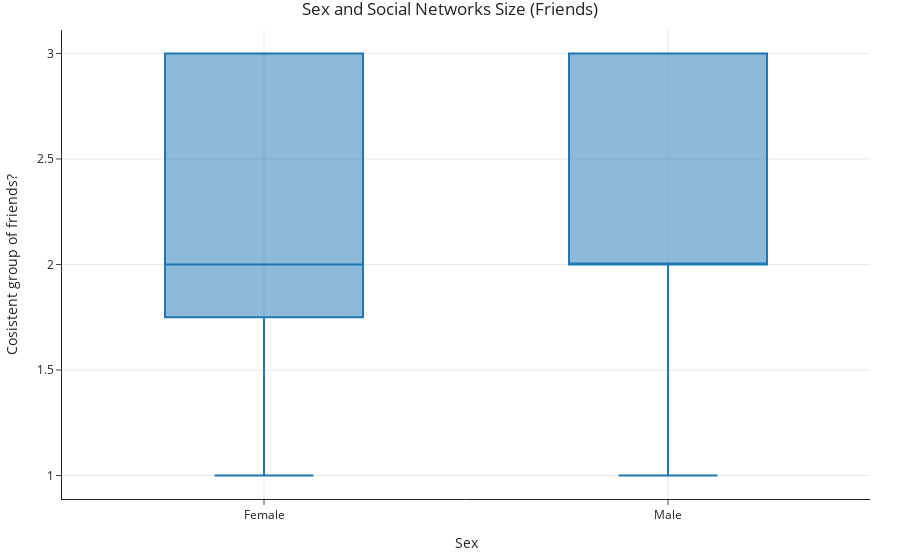

Source (notebook cell):
### Code cell
px.box(dfscat, x="V2150", y="V5324", title="Sex and Social Networks Size (Friends)",
       labels={"V2150":"Sex", "V5324":"Cosistent group of friends?"})

### Figure 1 — Plotly figure (JSON) as saved in the notebook; plotly's stock layout.template omitted (floating-point values rounded to 4 significant figures; data arrays with more than 128 entries replaced by an {"elided": "..."} marker saying what was removed)
{"data": [{"alignmentgroup": "True", "hovertemplate": "Sex=%{x}<br>Cosistent group of friends?=%{y}<extra></extra>", "legendgroup": "", "marker": {"color": "#1F77B4"}, "name": "", "notched": false, "offsetgroup": "", "orientation": "v", "showlegend": false, "type": "box", "x": {"elided": "656 str values"}, "x0": " ", "xaxis": "x", "y": {"elided": "656 mixed values"}, "y0": " ", "yaxis": "y"}], "layout": {"boxmode": "group", "legend": {"tracegroupgap": 0}, "title": {"text": "Sex and Social Networks Size (Friends)"}, "xaxis": {"anchor": "y", "domain": [0, 1], "title": {"text": "Sex"}}, "yaxis": {"anchor": "x", "domain": [0, 1], "title": {"text": "Cosistent group of friends?"}}}}
